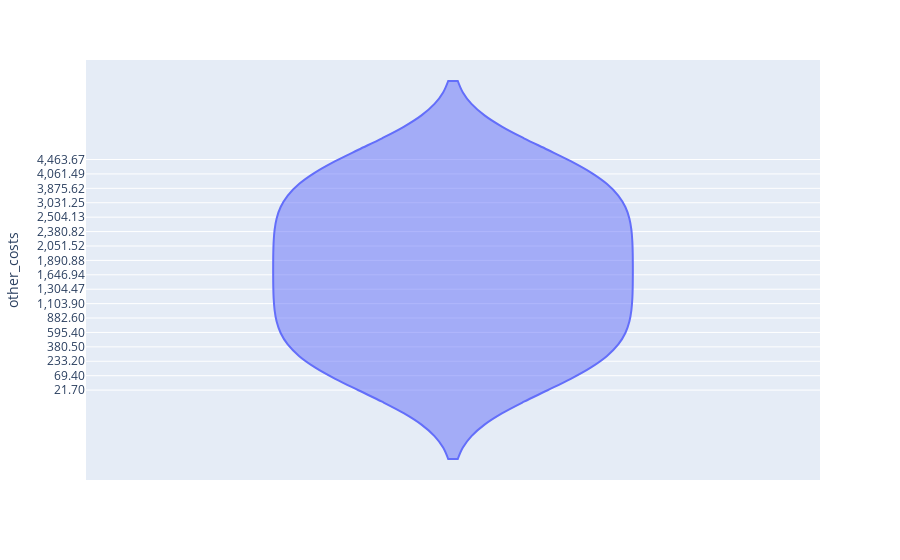

The notebook cell saved with this chart:
### Code cell
px.violin(clean_df, y='other_costs')

### Figure 1 — Plotly figure (JSON) as saved in the notebook; plotly's stock layout.template omitted (floating-point values rounded to 4 significant figures)
{"data": [{"alignmentgroup": "True", "box": {"visible": false}, "hovertemplate": "other_costs=%{y}<extra></extra>", "legendgroup": "", "marker": {"color": "#636efa"}, "name": "", "offsetgroup": "", "orientation": "v", "scalegroup": "True", "showlegend": false, "type": "violin", "x0": " ", "xaxis": "x", "y": ["21.70", "27.20", "53.20", "69.40", "76.00", "119.20", "233.20", "359.00", "394.00", "380.50", "459.60", "485.60", "595.40", "628.40", "694.80", "882.60", "959.60", "1,033.20", "1,103.90", "1,167.70", "1,231.81", "1,304.47", "1,431.50", "1,556.66", "1,646.94", "1,744.87", "1,856.30", "1,890.88", "1,958.68", "2,097.84", "2,051.52", "2,070.70", "2,242.00", "2,380.82", "2,412.01", "2,480.14", "2,504.13", "2,715.72", "2,800.25", "3,031.25", "3,260.00", "3,581.30", "3,875.62", "3,791.75", "3,792.71", "4,061.49", "4,301.03", "4,374.28", "4,463.67", "4,529.55", "4,744.33"], "y0": " ", "yaxis": "y"}], "layout": {"legend": {"tracegroupgap": 0}, "margin": {"t": 60}, "violinmode": "group", "xaxis": {"anchor": "y", "domain": [0, 1]}, "yaxis": {"anchor": "x", "domain": [0, 1], "title": {"text": "other_costs"}}}}
